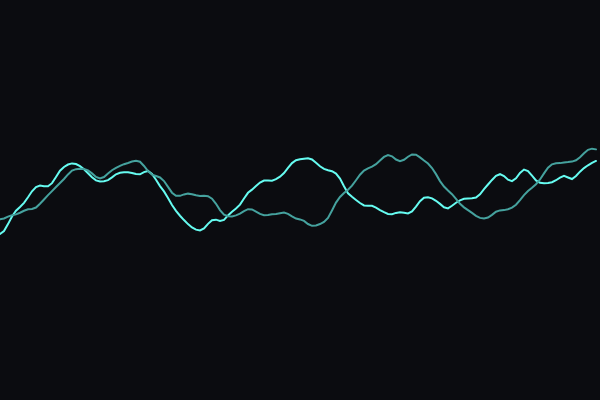
Frame 1 (no input)
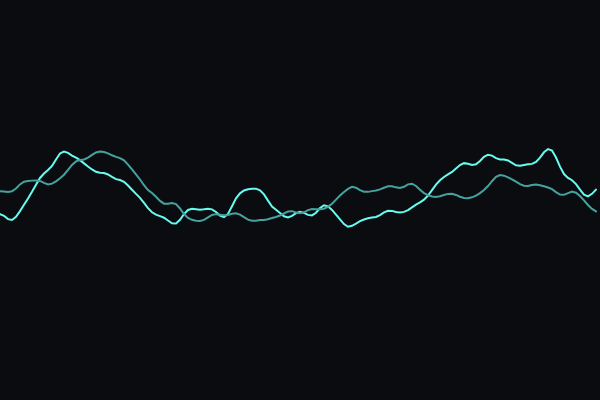
Frame 60 (no input)
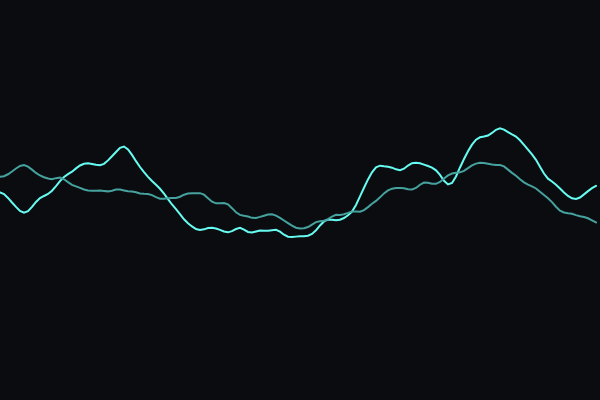
Frame 120 (the mouse pressed at the canvas centre since frame 60)

The p5.js sketch that drew these frames (run headless with seeded random() and noise() and a simulated clock; from frame 60 on, the mouse is pressed at the canvas centre):

// p5.js sketch
// ── sketch.js
let t = 0;

function setup(){
  createCanvas(600, 400);
  strokeWeight(2);
}

function draw(){
  background('#0b0c10');

  stroke('#66fcf1');
  noFill();

  beginShape();
  for(let x = 0; x < width; x += 4){
    const y = height/2 + noise(x * 0.01, t) * 200 - 100;
    vertex(x, y);
  }
  endShape();

  stroke('#45a29e');
  beginShape();
  for(let x = 0; x < width; x += 4){
    const y = height/2 + noise(x * 0.01, t + 100) * 150 - 75;
    vertex(x, y);
  }
  endShape();

  t += 0.01;
}
